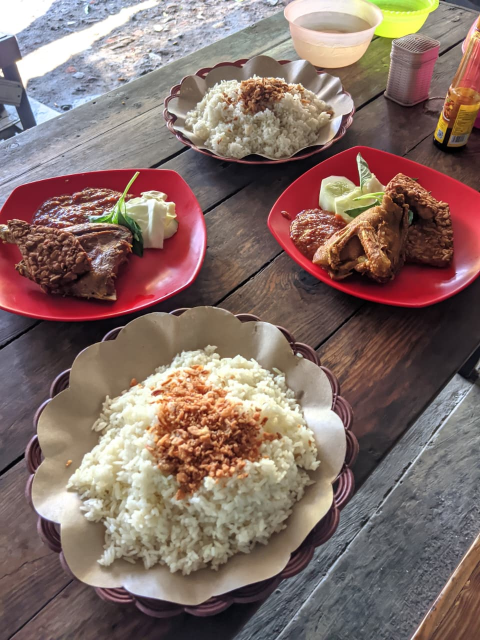
#> input picture img/food.jpeg, 960 x 1280 px (shown at 1/2 size)
$ python ti-eq.py
#> lines starting #> are read from the running program, lines starting #| are printed output that depends on the picture
import cv2
import numpy as np

def image_negative(image):
    return 255 - image

def log_transform(image, c=None):
    img_float = image.astype(np.float64)
    if c is None:
        c = 255.0 / np.log(1.0 + np.max(img_float) + 1e-5)

    log_img = c * np.log(1.0 + img_float)
    return np.clip(log_img, 0, 255).astype(np.uint8)


def power_law_transform(image, gamma=1.0, c=1.0):
    norm_img = image.astype(np.float64) / 255.0
    gamma_img = c * (norm_img ** gamma)
    rescaled_img = gamma_img * 255.0
    return np.clip(rescaled_img, 0, 255).astype(np.uint8)

def calculate_histogram(channel):
    hist = np.zeros(256, dtype=np.int64)
    for pixel_value in channel.flat:
        hist[pixel_value] += 1
    return hist

def equalize_channel(channel):
    hist = calculate_histogram(channel)
    cdf = hist.cumsum()
    cdf_m = np.ma.masked_equal(cdf, 0)
    cdf_min = cdf_m.min()
    cdf_max = cdf_m.max()

    if cdf_max == cdf_min:
        return channel.copy()

    cdf_normalized = (cdf_m - cdf_min) * 255 / (cdf_max - cdf_min)
    cdf_final = np.ma.filled(cdf_normalized, 0).astype(np.uint8)
    equalized_channel = cdf_final[channel]
    return equalized_channel


def histogram_equalization(image):
    if len(image.shape) == 2:
        return equalize_channel(image)
    elif len(image.shape) == 3:
        b, g, r = cv2.split(image)
        eq_b = equalize_channel(b)
        eq_g = equalize_channel(g)
        eq_r = equalize_channel(r)
        return cv2.merge((eq_b, eq_g, eq_r))
    return image

if __name__ == "__main__":
    IMAGE_PATH = "img/food.jpeg"
    img = cv2.imread(IMAGE_PATH, cv2.IMREAD_GRAYSCALE)
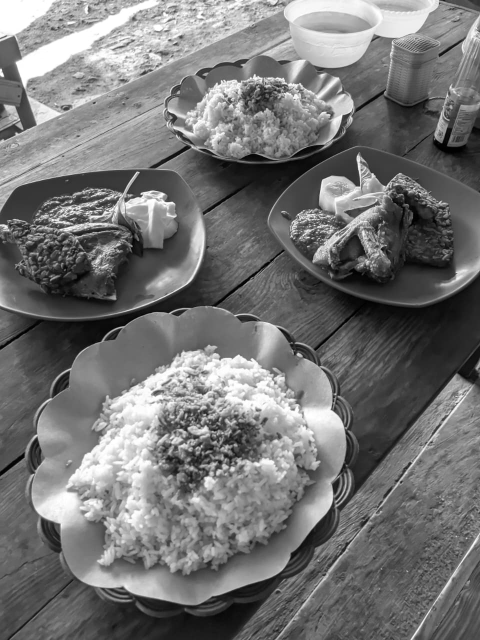
#> img: shape (1280, 960) (shown at 1/2 size); min 0, max 255, mean 116.4

    if img is None:
        print("NO IMG PATH")
        x = np.linspace(0, 255, 300, dtype=np.uint8)
        img = np.tile(x, (300, 1))

    neg_img = image_negative(img)
#> in image_negative, `return 255 - image`:
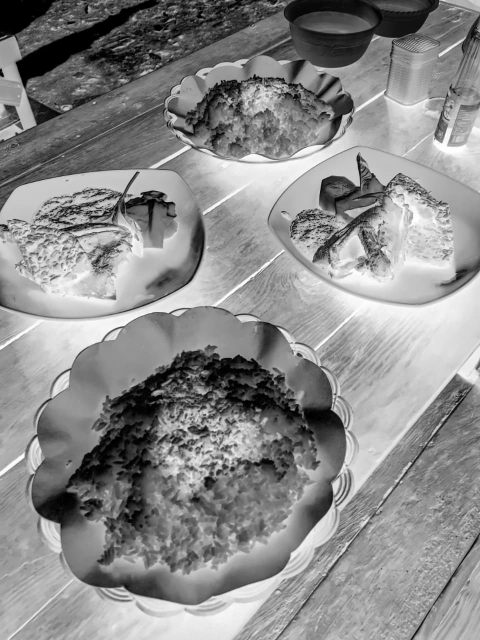
#> returned value: shape (1280, 960) (shown at 1/2 size); min 0, max 255, mean 138.6
    log_img = log_transform(img)
#> in log_transform, `c = 255.0 / np.log(1.0 + np.max(img_float) + 1e-5)`: c = 45.99
#> in log_transform, `log_img = c * np.log(1.0 + img_float)`:
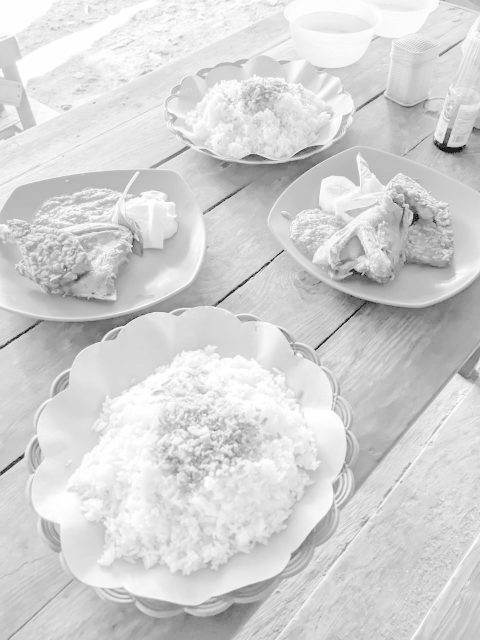
#> log_img: shape (1280, 960) float64 (shown at 1/2 size); min 0, max 255, mean 211.7
    gamma_dark = power_law_transform(img, gamma=2.2)  # Darken
#> in power_law_transform, `gamma_img = c * (norm_img ** gamma)`:
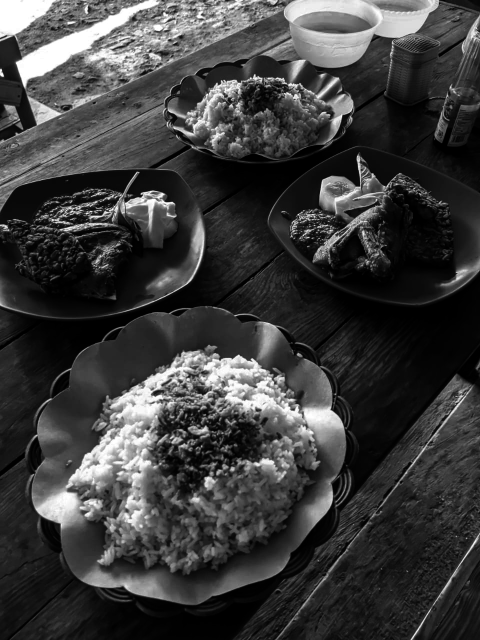
#> gamma_img: shape (1280, 960) float64 (shown at 1/2 size); min 0, max 1, mean 0.24
    gamma_bright = power_law_transform(img, gamma=0.4) # Brighten
#> call 2 of power_law_transform, with gamma = 0.4, c = 1
#> in power_law_transform (call 2), `gamma_img = c * (norm_img ** gamma)`:
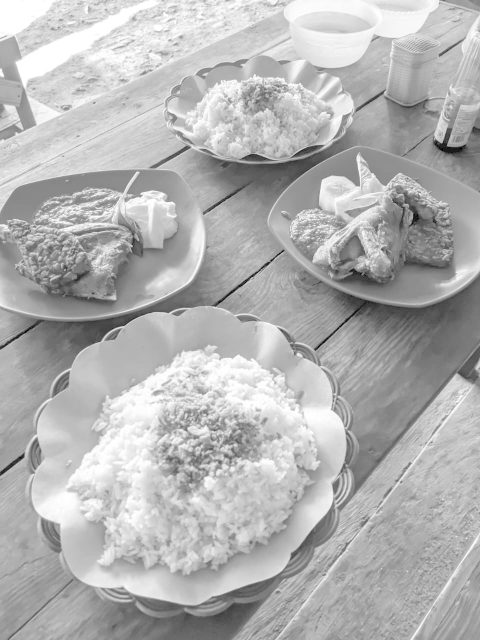
#> gamma_img: shape (1280, 960) float64 (shown at 1/2 size); min 0, max 1, mean 0.705
    eq_img = histogram_equalization(img)
#> the loop in calculate_histogram, `for pixel_value in channel.flat:` made 1228800 passes
#> pixel_value on passes 1 to 3: 255, 255, 255
#> after the loop in calculate_histogram, `for pixel_value in channel.flat:`: hist = 256 values, max 15180 at index 255, min 384 at index 3, mean 4800
#> in equalize_channel, `cdf = hist.cumsum()`: cdf = 256 values from 647 to 1228800
#> in equalize_channel, `cdf_min = cdf_m.min()`: cdf_min = 647
#> in equalize_channel, `cdf_max = cdf_m.max()`: cdf_max = 1228800
#> in equalize_channel, `cdf_final = np.ma.filled(cdf_normalized, 0).astype(np.uint8)`: cdf_final = 256 values from 0 to 255
#> in equalize_channel, `equalized_channel = cdf_final[channel]`:
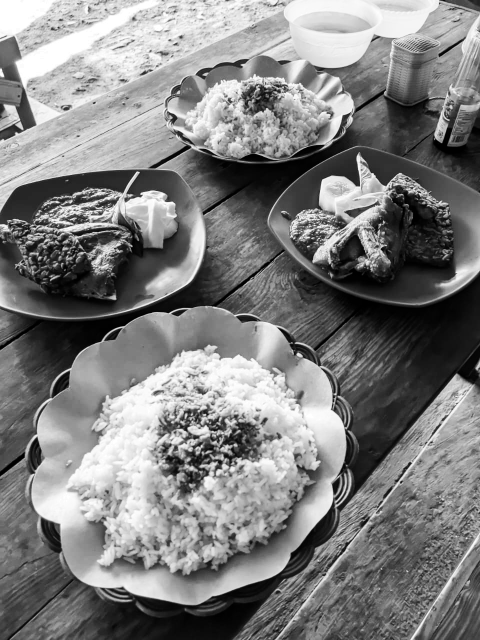
#> equalized_channel: shape (1280, 960) (shown at 1/2 size); min 0, max 255, mean 127.6
    cv2.imshow("ori", img)
    cv2.imshow("Image Negative", neg_img)
    cv2.imshow("Log Transform", log_img)
    cv2.imshow("Gamma (Gamma=0.4 - Bright)", gamma_bright)
    cv2.imshow("Gamma (Gamma=2.2 - Dark)", gamma_dark)
    cv2.imshow("Histogram Equalized", eq_img)
    cv2.waitKey(0)
    cv2.destroyAllWindows()
